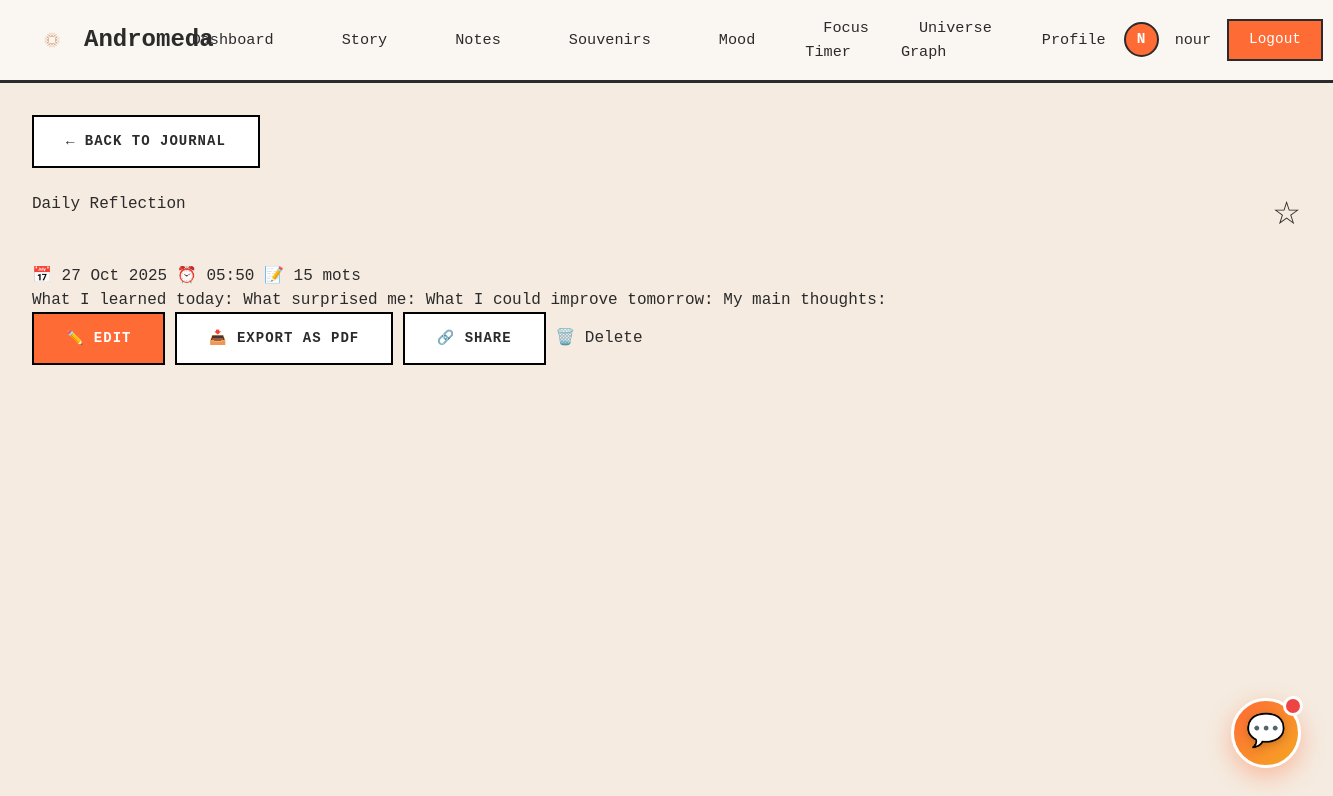
/journal/2/ (signed in), run on the app's committed database.
### core/models.py (models this page shows, shortened)
class User(AbstractUser):
    avatar_url = models.URLField(blank=True, null=True)
    groups = models.ManyToManyField(
        'auth.Group',
        verbose_name='groups',
        blank=True,
        help_text='The groups this user belongs to.',
        related_name='core_users',
        related_query_name='core_user',
    )
    user_permissions = models.ManyToManyField(
        'auth.Permission',
        verbose_name='user permissions',
        blank=True,
        help_text='Specific permissions for this user.',
        related_name='core_users',
        related_query_name='core_user',
    )

class EntreeJournal(models.Model):
    utilisateur = models.ForeignKey('User', on_delete=models.CASCADE, related_name='entrees_journal')
    titre = models.CharField(max_length=200, help_text="Entry title")
    contenu_texte = models.TextField(help_text="Entry content")
    lieu = models.CharField(max_length=200, blank=True, default='', help_text="Location where the entry was written")
    meteo = models.CharField(max_length=50, blank=True, default='', help_text="Weather on the day")
    auto_summary = models.TextField(blank=True, default='', help_text="AI-generated summary")
    is_public = models.BooleanField(default=False, help_text="Public entry")
    is_favorite = models.BooleanField(default=False, help_text="Favorite entry")
    date_creation = models.DateTimeField(auto_now_add=True)
    updated_at = models.DateTimeField(auto_now=True)
    class Meta:
        verbose_name = "Journal Entry"
        verbose_name_plural = "Journal Entries"
        ordering = ['-date_creation']
        indexes = [
            models.Index(fields=['-date_creation']),
            models.Index(fields=['utilisateur', '-date_creation']),
        ]
    @property
    def nombre_mots(self):
        return len(self.contenu_texte.split())
    @property
    def tags_list(self):
        return [et.tag for et in self.entree_tags.all()]
    @property
    def humeurs_list(self):
        return [eh.humeur for eh in self.entree_humeurs.all()]

### core/views_journal.py (the view)
# urls.py: path('journal/<int:pk>/', views_journal.detail_entree_journal, name='detail_entree_journal'),
@login_required
def detail_entree_journal(request, pk):
    entree = get_object_or_404(EntreeJournal, pk=pk, utilisateur=request.user)
    context = {
        'entree': entree,
        'tags': entree.tags_list,
        'humeurs': entree.humeurs_list,
    }
    return render(request, 'core/journal/detail_entree.html', context)

### core/templates/core/journal/detail_entree.html (shortened to what this page needs)
{% extends "core/dashboard_base.html" %}
{% load static %}
{% block content %}
<div class="entry-detail">
    <div style="margin-bottom: 1.5rem;">
        <a href="{% url 'core:liste_entrees_journal' %}" class="btn-secondary">← Back to journal</a>
    </div>
    <div class="entry-header">
        <div style="display: flex; justify-content: space-between; align-items: start; margin-bottom: 1.5rem;">
            <h1 class="entry-title">{{ entree.titre }}</h1>
            <button onclick="toggleFavorite()" style="background: none; border: none; font-size: 2rem; cursor: pointer;">
                <span id="favoriteIcon">{% if entree.is_favorite %}⭐{% else %}☆{% endif %}</span>
            </button>
        </div>
        <div class="entry-meta">
            <span>📅 {{ entree.date_creation|date:"d M Y" }}</span>
            <span>⏰ {{ entree.date_creation|date:"H:i" }}</span>
            <span>📝 {{ entree.nombre_mots }} mots</span>
        </div>
    </div>
    <div class="entry-content">
        {{ entree.contenu_texte }}
    </div>
    <div class="action-buttons">
        <a href="{% url 'core:modifier_entree_journal' entree.pk %}" class="btn-primary">✏️ Edit</a>
        <button onclick="exportEntry()" class="btn-secondary">📥 Export as PDF</button>
        <button onclick="shareEntry()" class="btn-secondary">🔗 Share</button>
        <button onclick="confirmDelete()" class="delete-btn">🗑️ Delete</button>
    </div>
</div>
{% endblock %}

### core/templates/core/dashboard_base.html (shortened to what this page needs)
<!doctype html>
{% load static %}
<html lang="en">
<head>
    <script src="https://cdn.tailwindcss.com"></script>
    <link rel="stylesheet" href="{% static 'css/chase.css' %}">
</head>
<body>
    <nav class="navbar">
        <a href="{% url 'core:dashboard' %}" class="navbar-brand">
            <img src="{% static 'assets/logo.png' %}" alt="Andromeda Logo" onerror="this.style.display='none';">
            Andromeda
        </a>
        <ul class="navbar-menu" id="navbarMenu">
            <li><a href="{% url 'core:dashboard' %}" class="{% if request.resolver_match.url_name == 'dashboard' %}active{% endif %}">Dashboard</a></li>
            <li><a href="{% url 'core:story_inspiration' %}" class="{% if request.resolver_match.url_name == 'story_inspiration' %}active{% endif %}">Story</a></li>
            <li><a href="{% url 'notes:list' %}" class="{% if '/dashboard/notes/' in request.path %}active{% endif %}">Notes</a></li>
            <li><a href="{% url 'core:memories_dashboard' %}" class="{% if request.resolver_match.url_name == 'memories_dashboard' %}active{% endif %}">Souvenirs</a></li>
            <li><a href="{% url 'core:mood' %}" class="{% if request.resolver_match.url_name == 'mood' %}active{% endif %}">Mood</a></li>
            <li><a href="/focus/" class="{% if '/focus/' in request.path %}active{% endif %}">Focus Timer</a></li>
            <li><a href="/graph/" class="{% if '/graph/' in request.path %}active{% endif %}">Universe Graph</a></li>
            <li><a href="{% url 'core:profile' %}" class="{% if request.resolver_match.url_name == 'profile' %}active{% endif %}">Profile</a></li>
        </ul>
        <div class="navbar-user">
            {% if user.is_authenticated %}
                <div class="navbar-avatar">{{ user.username|slice:":1"|upper }}</div>
                <span class="navbar-username">{{ user.username }}</span>
                <form method="post" action="{% url 'logout' %}" style="display: inline;">
                    <button type="submit" class="btn-logout" style="margin: 0;">Logout</button>
                </form>
            {% else %}
                <a href="{% url 'login' %}" class="btn-logout">Login</a>
            {% endif %}
        </div>
    </nav>
    <div class="dashboard-container">
        {% block content %}{% endblock %}
    </div>
    <div id="chatbotFloat" onclick="toggleChatbot()" style="
        position: fixed;
        bottom: 2rem;
        right: 2rem;
        width: 70px;
        height: 70px;
        background: linear-gradient(135deg, var(--accent-orange) 0%, #f5a623 100%);
        border-radius: 50%;
        display: flex;
        align-items: center;
        justify-content: center;
        box-shadow: 0 8px 24px rgba(255, 107, 53, 0.4);
        cursor: pointer;
        transition: all 0.4s cubic-bezier(0.4, 0, 0.2, 1);
        z-index: 9999;
        border: 3px solid white;
        animation: floatPulse 3s ease-in-out infinite;
    " onmouseover="this.style.transform='scale(1.15) rotate(10deg)'; this.style.boxShadow='0 12px 32px rgba(255, 107, 53, 0.6)'" onmouseout="this.style.transform='scale(1) rotate(0deg)'; this.style.boxShadow='0 8px 24px rgba(255, 107, 53, 0.4)'">
        <span style="font-size: 2rem; filter: drop-shadow(0 2px 4px rgba(0,0,0,0.2));">💬</span>
    </div>
</body>
</html>

### core/templates/core/dashboard_base.html (style rules this page uses)
:root { --page-bg: #f5ebe0; --panel-bg: #faf6f1; --border-color: #2b2b2b; --accent-orange: #ff6b35; --text-dark: #2b2b2b; --text-gray: #6b7280; --separator-color: #d4c5b9; }
* { margin: 0; padding: 0; box-sizing: border-box; }
html { font-size: 16px; scroll-behavior: smooth; }
body { background: var(--page-bg) !important; color: var(--text-dark) !important; font-family: 'Courier New', monospace; -webkit-font-smoothing: antialiased; min-height: 100vh; }
.navbar { background: var(--panel-bg); border-bottom: 3px solid var(--border-color); padding: 1rem 2rem; display: flex; align-items: center; justify-content: space-between; position: sticky; top: 0; z-index: 1000; }
.navbar-brand { display: flex; align-items: center; gap: 0.75rem; font-size: 1.5rem; font-weight: bold; color: var(--text-dark); text-decoration: none; }
.navbar-brand img { width: 40px; height: 40px; object-fit: contain; }
.navbar-menu { display: flex; align-items: center; gap: 2rem; list-style: none; }
.navbar-menu a { color: var(--text-dark); text-decoration: none; font-size: 0.95rem; transition: color 0.2s ease; padding: 0.5rem 1rem; border: 2px solid transparent; }
.navbar-user { display: flex; align-items: center; gap: 1rem; }
.navbar-avatar { width: 35px; height: 35px; border-radius: 50%; background: var(--accent-orange); color: white; display: flex; align-items: center; justify-content: center; font-weight: bold; font-size: 0.9rem; border: 2px solid var(--border-color); }
.navbar-username { font-size: 0.95rem; color: var(--text-dark); }
.btn-logout { padding: 0.5rem 1.25rem; background: var(--accent-orange); color: white; border: 2px solid var(--border-color); cursor: pointer; font-family: 'Courier New', monospace; font-size: 0.9rem; transition: opacity 0.2s ease; text-decoration: none; display: inline-block; }
.dashboard-container { max-width: 1400px; margin: 0 auto; padding: 2rem; }
.btn-primary { background: var(--accent-orange); color: #FFFFFF; border: 2px solid #000000; border-radius: 0px; padding: 14px 32px; font-size: 14px; font-weight: 700; text-transform: uppercase; letter-spacing: 1px; cursor: pointer; transition: all 0.2s; box-shadow: none; font-family: 'Courier New', monospace; text-decoration: none; display: inline-block; }
.btn-secondary { background:#FFFFFF; color:var(--text-dark); border:2px solid #000000; border-radius:0; padding:14px 32px; font-size:14px; font-weight:700; text-transform:uppercase; letter-spacing:1px; cursor:pointer; transition: all 0.2s; font-family: 'Courier New', monospace; text-decoration: none; display: inline-block; }
#chatbotFloat::before { content: ''; position: absolute; top: -5px; right: -5px; width: 20px; height: 20px; background: #ef4444; border-radius: 50%; border: 3px solid white; animation: pulse 2s ease-in-out infinite; }

### data on the page
User: username "N", username "nour"
EntreeJournal: titre "Daily Reflection", date_creation "27 Oct 2025", date_creation "05:50", nombre_mots "15", contenu_texte "What I learned today: What surprised me: What I could improve tomorrow: My main thoughts:"
